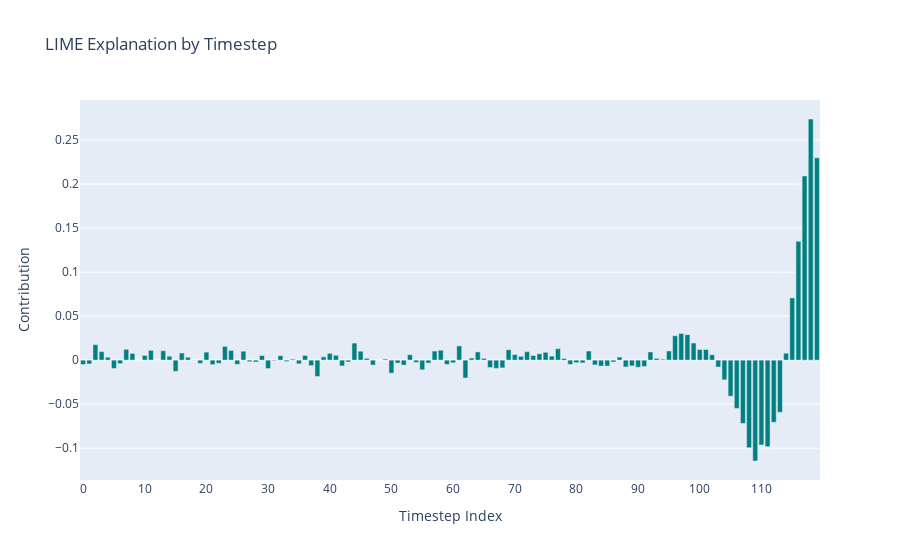

Notebook code cell kept with this figure:
### Code cell
import pandas as pd
import plotly.graph_objects as go

# Get the LIME explanation as a list of tuples:
lime_explanation_list = explanation.as_list()  # e.g., [("timestep_0", 0.12), ("timestep_1", -0.05), ...]

# Convert to DataFrame:
df_lime = pd.DataFrame(lime_explanation_list, columns=["feature", "contribution"])

# Extract numeric timestep index from the feature names, assuming they follow "timestep_<number>"
df_lime["timestep_index"] = df_lime["feature"].str.extract("timestep_(\d+)").astype(int)

# Now create a Plotly bar plot using the numeric x-axis.
fig = go.Figure(data=go.Bar(
    x=df_lime["timestep_index"],
    y=df_lime["contribution"],
    marker_color="teal"
))
fig.update_layout(
    title="LIME Explanation by Timestep",
    xaxis_title="Timestep Index",
    yaxis_title="Contribution",
    xaxis=dict(tickmode="linear", dtick=10)  # dtick=10 will show ticks every 10 timesteps
)
fig.show()

### Figure 1 — Plotly figure (JSON) as saved in the notebook; plotly's stock layout.template omitted (floating-point values rounded to 4 significant figures)
{"data": [{"marker": {"color": "teal"}, "type": "bar", "x": [118, 119, 117, 116, 109, 108, 111, 110, 107, 115, 112, 113, 106, 105, 97, 98, 96, 104, 62, 99, 44, 38, 2, 61, 23, 50, 77, 15, 7, 100, 101, 69, 58, 11, 55, 24, 13, 95, 82, 57, 45, 26, 3, 72, 30, 5, 64, 67, 92, 20, 75, 68, 66, 16, 90, 114, 103, 40, 88, 8, 91, 74, 84, 85, 42, 89, 70, 37, 102, 53, 52, 47, 41, 83, 10, 36, 73, 29, 32, 21, 0, 59, 79, 25, 76, 14, 1, 71, 35, 6, 39, 19, 22, 87, 56, 51, 17, 4, 81, 60, 80, 54, 63, 28, 86, 43, 46, 93, 65, 78, 27, 33, 49, 34, 94, 31, 18, 12, 48, 9], "y": [0.274, 0.2298, 0.2093, 0.1351, -0.1146, -0.09952, -0.09828, -0.09637, -0.07197, 0.07067, -0.07063, -0.05922, -0.05481, -0.04092, 0.03028, 0.02895, 0.02772, -0.0224, -0.02025, 0.01946, 0.01938, -0.01849, 0.01764, 0.01619, 0.01564, -0.01482, 0.01301, -0.01271, 0.01236, 0.01212, 0.01206, 0.0118, 0.01129, 0.01113, -0.011, 0.01098, 0.01069, 0.01043, 0.01038, 0.01032, 0.01014, 0.01013, 0.009671, 0.009624, -0.009502, -0.009378, 0.009365, -0.009327, 0.009308, 0.00914, 0.008966, -0.008782, -0.008403, 0.008117, -0.008092, 0.007939, -0.007802, 0.007737, -0.00773, 0.007567, -0.007259, 0.00725, -0.006761, -0.006729, -0.006581, -0.006523, 0.006379, -0.006179, 0.006167, 0.006118, -0.005674, -0.005638, 0.0055, -0.005434, 0.005392, 0.005379, 0.005245, 0.005202, 0.00508, -0.005036, -0.004933, -0.004868, -0.004813, -0.004719, 0.004567, 0.004499, -0.004312, 0.004307, -0.004208, -0.003992, 0.003762, -0.003739, -0.003576, 0.003503, -0.003358, -0.003345, 0.00332, 0.003286, -0.003163, -0.003042, -0.002951, -0.002565, 0.002398, -0.002113, -0.002083, -0.002064, 0.002047, 0.002029, 0.00198, 0.001896, -0.001858, -0.00159, 0.001219, 0.001158, 0.001111, -0.0007359, -0.0002429, 0.0001524, 7.532e-05, 4.643e-05]}], "layout": {"title": {"text": "LIME Explanation by Timestep"}, "xaxis": {"dtick": 10, "tickmode": "linear", "title": {"text": "Timestep Index"}}, "yaxis": {"title": {"text": "Contribution"}}}}
